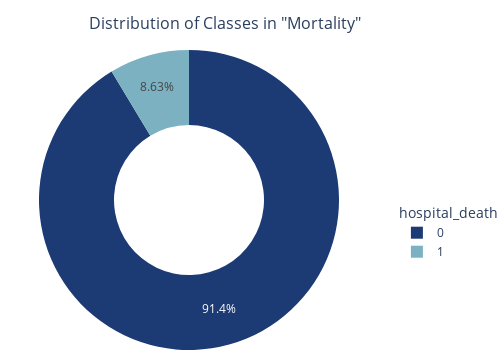

Source (notebook cell):
### Code cell
counts = df['hospital_death'].value_counts()

# Define your color sequence
colors = ['#1c3a73', '#7cb1c2']

fig = px.pie(
    names=counts.index,
    values=counts.values,
    hole=0.5,  # size of the hole, 0.5 means 50%
    title='Distribution of Classes in "hospital_death"',
    color_discrete_sequence=colors  # apply your colors here
)

# Update layout for better appearance
fig.update_layout(
    margin=dict(t=50, b=0, l=0, r=0),  # Adjust top margin to make room for title
    legend=dict(
        orientation="v",
        yanchor="top",
        y=0.5,
        xanchor="left",
        x=1.05,
        title='hospital_death'
    ),
    title=dict(
        text='Distribution of Classes in "Mortality"',
        x=0.45,  # Centering the title
        xanchor='center',
        y=0.95,  # Adjusting y position to place title above chart
        yanchor='top',
        font=dict(size=16)
    ),
    width=500,
    height=350
)

fig.show()

### Figure 1 — Plotly figure (JSON) as saved in the notebook; plotly's stock layout.template omitted (floating-point values rounded to 4 significant figures)
{"data": [{"domain": {"x": [0, 1], "y": [0, 1]}, "hole": 0.5, "hovertemplate": "label=%{label}<br>value=%{value}<extra></extra>", "labels": [0, 1], "legendgroup": "", "name": "", "showlegend": true, "type": "pie", "values": [83797, 7915]}], "layout": {"height": 350, "legend": {"orientation": "v", "title": {"text": "hospital_death"}, "tracegroupgap": 0, "x": 1.05, "xanchor": "left", "y": 0.5, "yanchor": "top"}, "margin": {"b": 0, "l": 0, "r": 0, "t": 50}, "piecolorway": ["#1c3a73", "#7cb1c2"], "title": {"font": {"size": 16}, "text": "Distribution of Classes in \"Mortality\"", "x": 0.45, "xanchor": "center", "y": 0.95, "yanchor": "top"}, "width": 500}}
